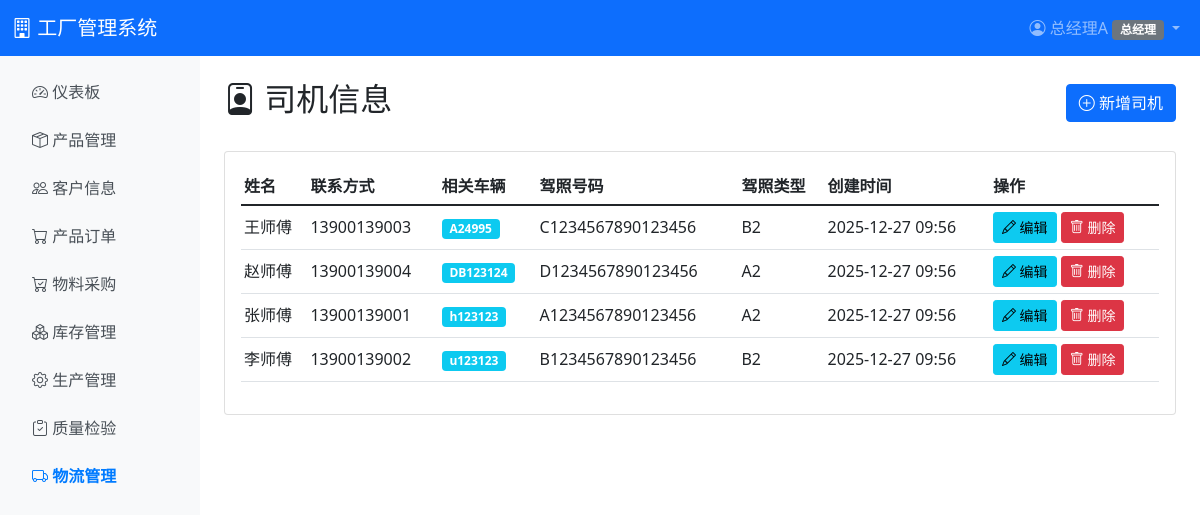
/logistics/drivers/ (signed in), run on the app's committed database.
### accounts/models.py (models this page shows, shortened)
class UserProfile(models.Model):
    ROLE_CHOICES = [
        ('sales', '销售员'),
        ('sales_mgr', '销售经理'),
        ('warehouse', '仓库管理员'),
        ('production', '生产管理员'),
        ('qc', '质检员'),
        ('logistics', '物流管理员'),
        ('ceo', '总经理'),
    ]
    user = models.OneToOneField(User, on_delete=models.CASCADE, related_name='profile')
    role = models.CharField(max_length=20, choices=ROLE_CHOICES, verbose_name='角色')
    permissions = models.ManyToManyField(Permission, blank=True, related_name='user_profiles', verbose_name='额外权限')
    phone = models.CharField(max_length=20, blank=True, verbose_name='电话')
    department = models.CharField(max_length=50, blank=True, verbose_name='部门')
    created_at = models.DateTimeField(auto_now_add=True, verbose_name='创建时间')
    class Meta:
        verbose_name = '用户角色'
        verbose_name_plural = '用户角色'

### logistics/models.py (models this page shows, shortened)
class Driver(models.Model):
    name = models.CharField(max_length=100, verbose_name='姓名')
    phone = models.CharField(max_length=20, verbose_name='联系方式')
    license_no = models.CharField(max_length=50, unique=True, blank=True, null=True, verbose_name='驾照号码')
    license_type = models.CharField(max_length=20, blank=True, verbose_name='驾照类型')
    created_at = models.DateTimeField(auto_now_add=True, verbose_name='创建时间')
    updated_at = models.DateTimeField(auto_now=True, verbose_name='更新时间')
    class Meta:
        verbose_name = '司机'
        verbose_name_plural = '司机'
        ordering = ['-created_at']

class Vehicle(models.Model):
    VEHICLE_TYPE_CHOICES = [
        ('truck', '货车'),
        ('van', '面包车'),
        ('pickup', '皮卡'),
    ]
    driver = models.ForeignKey(Driver, on_delete=models.CASCADE, related_name='vehicles', null=True, blank=True, verbose_name='司机')
    plate_no = models.CharField(max_length=20, verbose_name='车牌号')
    vehicle_type = models.CharField(max_length=20, choices=VEHICLE_TYPE_CHOICES, verbose_name='车辆款式')
    model = models.CharField(max_length=100, verbose_name='车型')
    capacity = models.DecimalField(max_digits=10, decimal_places=2, null=True, blank=True, verbose_name='载重(吨)')
    created_at = models.DateTimeField(auto_now_add=True, verbose_name='创建时间')
    class Meta:
        verbose_name = '车辆'
        verbose_name_plural = '车辆'
        unique_together = ['driver', 'plate_no']  # 同一司机的车牌号不能重复

### logistics/views.py (the view)
# urls.py: path('drivers/', views.driver_list, name='driver_list'),
@login_required
@role_required('logistics', 'ceo')
def driver_list(request):
    drivers = Driver.objects.prefetch_related('vehicles').all()
    paginator = Paginator(drivers, 20)  # 每页20条
    page_number = request.GET.get('page')
    page_obj = paginator.get_page(page_number)
    return render(request, 'logistics/driver_list.html', {
        'drivers': page_obj,
        'extra_params': '',
    })

### templates/logistics/driver_list.html (shortened to what this page needs)
{% extends 'base.html' %}
{% block content %}
<div class="d-flex justify-content-between align-items-center mb-4">
    <h2><i class="bi bi-person-badge"></i> 司机信息</h2>
    <a href="{% url 'logistics:driver_create' %}" class="btn btn-primary">
        <i class="bi bi-plus-circle"></i> 新增司机
    </a>
</div>
<div class="card">
    <div class="card-body">
        <div class="table-responsive">
            <table class="table table-hover table-sm">
                <thead>
                    <tr>
                        <th>姓名</th>
                        <th>联系方式</th>
                        <th>相关车辆</th>
                        <th>驾照号码</th>
                        <th>驾照类型</th>
                        <th>创建时间</th>
                        <th>操作</th>
                    </tr>
                </thead>
                <tbody>
                    {% for driver in drivers %}
                    <tr>
                        <td>{{ driver.name }}</td>
                        <td>{{ driver.phone }}</td>
                        <td>
                            {% if driver.vehicles.all %}
                                {% for vehicle in driver.vehicles.all %}
                                    <span class="badge bg-info">{{ vehicle.plate_no }}</span>
                                {% endfor %}
                            {% else %}
                                <span class="text-muted">未分配车辆</span>
                            {% endif %}
                        </td>
                        <td>{{ driver.license_no|default:"-" }}</td>
                        <td>{{ driver.license_type|default:"-" }}</td>
                        <td>{{ driver.created_at|date:"Y-m-d H:i" }}</td>
                        <td>
                            <a href="{% url 'logistics:driver_edit' driver.pk %}" class="btn btn-sm btn-info">
                                <i class="bi bi-pencil"></i> 编辑
                            </a>
                            <a href="{% url 'logistics:driver_delete' driver.pk %}" class="btn btn-sm btn-danger">
                                <i class="bi bi-trash"></i> 删除
                            </a>
                        </td>
                    </tr>
                    {% empty %}
                    <tr>
                        <td colspan="7" class="text-center text-muted">暂无司机数据</td>
                    </tr>
                    {% endfor %}
                </tbody>
            </table>
        </div>
    </div>
</div>
{% endblock %}

### templates/base.html (shortened to what this page needs)
{% load permission_tags %}
<!DOCTYPE html>
<html lang="zh-CN">
<head>
    <link href="https://cdn.jsdelivr.net/npm/bootstrap@5.1.3/dist/css/bootstrap.min.css" rel="stylesheet">
    <link rel="stylesheet" href="https://cdn.jsdelivr.net/npm/bootstrap-icons@1.8.1/font/bootstrap-icons.css">
</head>
<body>
    <nav class="navbar navbar-expand-lg navbar-dark bg-primary">
        <div class="container-fluid">
            <a class="navbar-brand" href="{% url 'dashboard' %}">
                <i class="bi bi-building"></i> 工厂管理系统
            </a>
            <div class="collapse navbar-collapse" id="navbarNav">
                <ul class="navbar-nav ms-auto">
                    {% if user.is_authenticated %}
                    <li class="nav-item dropdown">
                        <a class="nav-link dropdown-toggle" href="#" id="navbarDropdown" role="button" data-bs-toggle="dropdown">
                            <i class="bi bi-person-circle"></i> {{ user.username }}
                            {% if user.profile %}
                            <span class="badge bg-secondary">{{ user.profile.get_role_display }}</span>
                            {% endif %}
                        </a>
                    </li>
                    {% else %}
                    <li class="nav-item">
                        <a class="nav-link" href="{% url 'login' %}">登录</a>
                    </li>
                    {% endif %}
                </ul>
            </div>
        </div>
    </nav>
    {% if user.is_authenticated %}
    <div class="container-fluid">
        <div class="row">
            <nav class="col-md-2 sidebar p-3">
                <ul class="nav flex-column">
                    <li class="nav-item mb-2">
                        <a class="nav-link {% if request.resolver_match.url_name == 'dashboard' %}active{% endif %}" href="{% url 'dashboard' %}">
                            <i class="bi bi-speedometer2"></i> 仪表板
                        </a>
                    </li>
                    <li class="nav-item mb-2">
                        <a class="nav-link {% if request.resolver_match.app_name == 'product' %}active{% endif %}" href="{% url 'product:product_list' %}">
                            <i class="bi bi-box-seam"></i> 产品管理
                        </a>
                    </li>
                    {% if user.profile.role == 'sales' or user.profile.role == 'sales_mgr' or user.profile.role == 'ceo' or user|has_permission:'inventory.customer.view' %}
                    <li class="nav-item mb-2">
                        <a class="nav-link {% if request.resolver_match.app_name == 'sales' and request.resolver_match.url_name|slice:':8' == 'customer' %}active{% endif %}" href="{% url 'sales:customer_list' %}">
                            <i class="bi bi-people"></i> 客户信息
                        </a>
                    </li>
                    {% endif %}
                    {% if user.profile.role == 'sales' or user.profile.role == 'sales_mgr' or user.profile.role == 'warehouse' or user.profile.role == 'ceo' or user|has_permission:'sales.order.view' %}
                    <li class="nav-item mb-2">
                        <a class="nav-link {% if request.resolver_match.app_name == 'sales' and request.resolver_match.url_name|slice:':5' == 'order' %}active{% endif %}" href="{% url 'sales:order_list' %}">
                            <i class="bi bi-cart"></i> 产品订单
                        </a>
                    </li>
                    {% endif %}
                    {% if user.profile.role == 'warehouse' or user.profile.role == 'ceo' %}
                    <li class="nav-item mb-2">
                        <a class="nav-link {% if request.resolver_match.app_name == 'purchase' and request.resolver_match.url_name|slice:':4' == 'task' %}active{% endif %}" href="{% url 'purchase:task_list' %}">
                            <i class="bi bi-cart-check"></i> 物料采购
                        </a>
                    </li>
                    {% endif %}
                    {% if user.profile.role == 'warehouse' or user.profile.role == 'production' or user.profile.role == 'ceo' or user|has_permission:'inventory.view' or user|has_permission:'inventory.view_product' %}
                    <li class="nav-item mb-2">
                        <a class="nav-link {% if request.resolver_match.app_name == 'inventory' %}active{% endif %}" href="{% url 'inventory:inventory_list' %}">
                            <i class="bi bi-boxes"></i> 库存管理
                        </a>
                    </li>
                    {% endif %}
                    {% if user.profile.role == 'production' or user.profile.role == 'ceo' or user|has_permission:'production.task.view' or user|has_permission:'inventory.bom.view' %}
                    <li class="nav-item mb-2">
                        <a class="nav-link {% if request.resolver_match.app_name == 'production' and request.resolver_match.url_name != 'quality_inspection_list' %}active{% endif %}" href="{% url 'production:task_list' %}">
                            <i class="bi bi-gear"></i> 生产管理
                        </a>
                    </li>
                    {% endif %}
                    {% if user.profile.role == 'qc' or user.profile.role == 'production' or user.profile.role == 'ceo' or user|has_permission:'production.task.view' %}
                    <li class="nav-item mb-2">
                        <a class="nav-link {% if request.resolver_match.url_name == 'quality_inspection_list' %}active{% endif %}" href="{% url 'production:quality_inspection_list' %}">
                            <i class="bi bi-clipboard-check"></i> 质量检验
                        </a>
                    </li>
                    {% endif %}
                    {% if user.profile.role == 'logistics' or user.profile.role == 'ceo' or user|has_permission:'logistics.shipment.view' %}
                    <li class="nav-item mb-2">
                        <a class="nav-link {% if request.resolver_match.app_name == 'logistics' %}active{% endif %}" href="{% url 'logistics:shipment_list' %}">
                            <i class="bi bi-truck"></i> 物流管理
                        </a>
                    </li>
                    {% endif %}
                </ul>
            </nav>
            <main class="col-md-10 p-4">
    {% else %}
    <div class="container mt-5">
    {% endif %}
        {% block content %}{% endblock %}
    {% if user.is_authenticated %}
            </main>
        </div>
    </div>
    {% else %}
    </div>
    {% endif %}
</body>
</html>

### templates/base.html (style rules this page uses)
.sidebar { min-height: calc(100vh - 56px); background-color: #f8f9fa; }
.nav-link { color: #495057; }
.nav-link.active { color: #007bff; font-weight: bold; }
.table tbody tr td, .table thead tr th { padding: 0.5625rem 0.375rem; vertical-align: middle; line-height: 1.5; }
.table-sm tbody tr td, .table-sm thead tr th { padding: 0.375rem 0.1875rem; vertical-align: middle; line-height: 1.5; }

### data on the page
Driver: name "王师傅", phone "13900139003", license_no "C1234567890123456", license_type "B2", created_at "2025-12-27 09:56"
Vehicle: plate_no "A24995"
Driver: name "赵师傅", phone "13900139004", license_no "D1234567890123456", license_type "A2", created_at "2025-12-27 09:56"
Vehicle: plate_no "DB123124"
Driver: name "张师傅", phone "13900139001", license_no "A1234567890123456", license_type "A2", created_at "2025-12-27 09:56"
Vehicle: plate_no "h123123"
Driver: name "李师傅", phone "13900139002", license_no "B1234567890123456", license_type "B2", created_at "2025-12-27 09:56"
Vehicle: plate_no "u123123"

### other printed values
{{ user.username }} "总经理A"
{{ user.profile.get_role_display }} "总经理"
